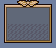

Rendered tile map (Tiled .tmx) drawn with the repository's tilesets; below, a short description and the full map source, tile grids included:
An orthogonal 7x6 tile map with 8x8 px tiles, 1 tile layer (Tile Layer 1), 2 tilesets.

<map version="1.10" tiledversion="1.11.2" orientation="orthogonal" renderorder="right-down" width="7" height="6" tilewidth="8" tileheight="8" infinite="0" nextlayerid="2" nextobjectid="1">
 <tileset firstgid="1" name="BobMenuTiles" tilewidth="8" tileheight="8" tilecount="128" columns="16">
  <image source="../../Image/Png/BobMenuTiles.png" width="128" height="64" />
 </tileset>
 <tileset firstgid="129" name="BobMenuTiles" tilewidth="8" tileheight="8" tilecount="128" columns="16">
  <image source="../../Image/Png/MenuTiles.png" width="128" height="64" />
 </tileset>
 <layer id="1" name="Tile Layer 1" width="7" height="6">
  <data encoding="csv">
130,131,178,179,180,133,134,
136,137,137,137,137,137,139,
136,137,137,137,137,137,139,
136,170,170,170,170,170,139,
136,170,170,170,170,170,139,
155,156,157,158,159,158,160
</data>
 </layer>
</map>
